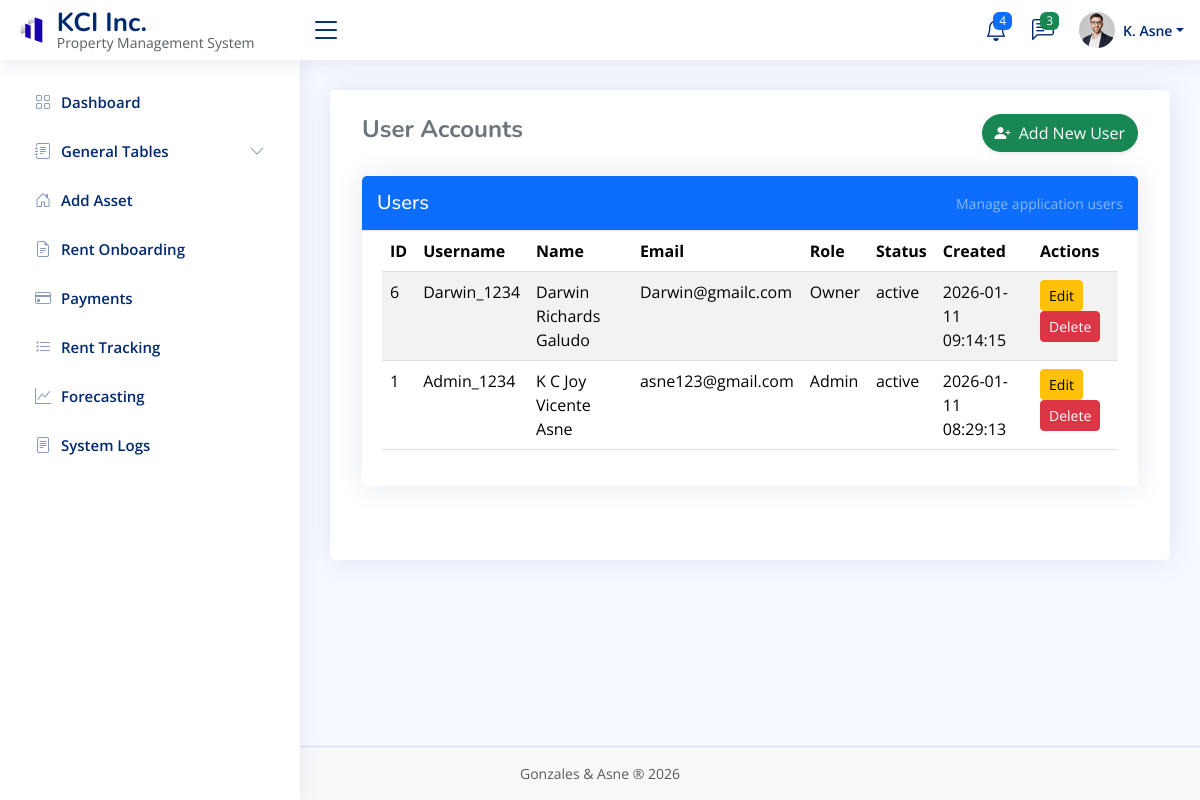
The page /admin.php?page=users on the database its author committed.
### tables this page shows
CREATE TABLE `users` (
  `user_id` int(11) NOT NULL,
  `username` varchar(50) NOT NULL,
  `first_name` varchar(50) NOT NULL,
  `middle_name` varchar(50) DEFAULT NULL,
  `last_name` varchar(50) NOT NULL,
  `role` varchar(30) NOT NULL,
  `email` varchar(100) NOT NULL,
  `password_hash` varchar(255) NOT NULL,
  `status` enum('active','inactive','banned') DEFAULT 'active',
  `created_at` timestamp NOT NULL DEFAULT current_timestamp(),
  `updated_at` timestamp NOT NULL DEFAULT current_timestamp() ON UPDATE current_timestamp()
);

### admin_modules/tbl_users.php (the view, shortened to what this page needs)
<?php
require_once "conn.php";
$result = $conn->query("SELECT * FROM users ORDER BY user_id DESC");
?>
<div class="container-fluid py-4">
  <div class="d-flex justify-content-between align-items-center mb-4">
    <h4 class="fw-bold text-secondary">User Accounts</h4>
    <button class="btn btn-success shadow-sm rounded-pill" data-bs-toggle="modal" data-bs-target="#addUserModal">
      <i class="bi bi-person-plus-fill me-1"></i> Add New User
    </button>
  </div>
  <div class="card mt-4">
    <div class="card-header bg-primary text-white d-flex justify-content-between align-items-center">
      <h5 class="mb-0">Users</h5>
      <small class="text-white-50">Manage application users</small>
    </div>
    <div class="card-body table-responsive">
      <table class="table table-striped">
        <thead>
          <tr>
            <th>ID</th>
            <th>Username</th>
            <th>Name</th>
            <th>Email</th>
            <th>Role</th>
            <th>Status</th>
            <th>Created</th>
            <th>Actions</th>
          </tr>
        </thead>
        <tbody>
          <?php while ($r = $result->fetch_assoc()): ?>
            <tr>
              <td><?= $r['user_id'] ?></td>
              <td><?= htmlspecialchars($r['username']) ?></td>
              <td><?= htmlspecialchars($r['first_name'].' '.($r['middle_name']? $r['middle_name'].' ':'').$r['last_name']) ?></td>
              <td><?= htmlspecialchars($r['email']) ?></td>
              <td><?= htmlspecialchars($r['role']) ?></td>
              <td><?= htmlspecialchars($r['status']) ?></td>
              <td><?= htmlspecialchars($r['created_at']) ?></td>
              <td>
                <button class="btn btn-warning btn-sm" data-bs-toggle="modal" data-bs-target="#editUserModal<?= $r['user_id'] ?>">Edit</button>
                <form method="POST" style="display:inline" onsubmit="return confirm('Delete this user?')">
                  <button type="submit" class="btn btn-danger btn-sm">Delete</button>
                </form>
              </td>
            </tr>
          <?php endwhile; ?>
        </tbody>
      </table>
    </div>
  </div>
</div>

### assets/css/style.css (style rules this page uses)
:root { scroll-behavior: smooth; }
body { font-family: "Open Sans", sans-serif; background: #f6f9ff; color: #444444; }
html, body { height: 100%; }
body { display: flex; flex-direction: column; min-height: 100vh; }
h1, h2, h3, h4, h5, h6 { font-family: "Nunito", sans-serif; }
.card { margin-bottom: 30px; border: none; border-radius: 5px; box-shadow: 0px 0 30px rgba(1, 41, 112, 0.1); }
.card-header, .card-footer { border-color: #ebeef4; background-color: #fff; color: #798eb3; padding: 15px; }
.card-body { padding: 0 20px 20px 20px; }

### rows shown on the page
users: user_id "6", username "Darwin_1234", first_name+middle_name+last_name "Darwin Richards Galudo", email "Darwin@gmailc.com", role "Owner", status "active", created_at "2026-01-11 09:14:15"
users: user_id "1", username "Admin_1234", first_name+middle_name+last_name "K C Joy Vicente Asne", email "asne123@gmail.com", role "Admin", status "active", created_at "2026-01-11 08:29:13"
